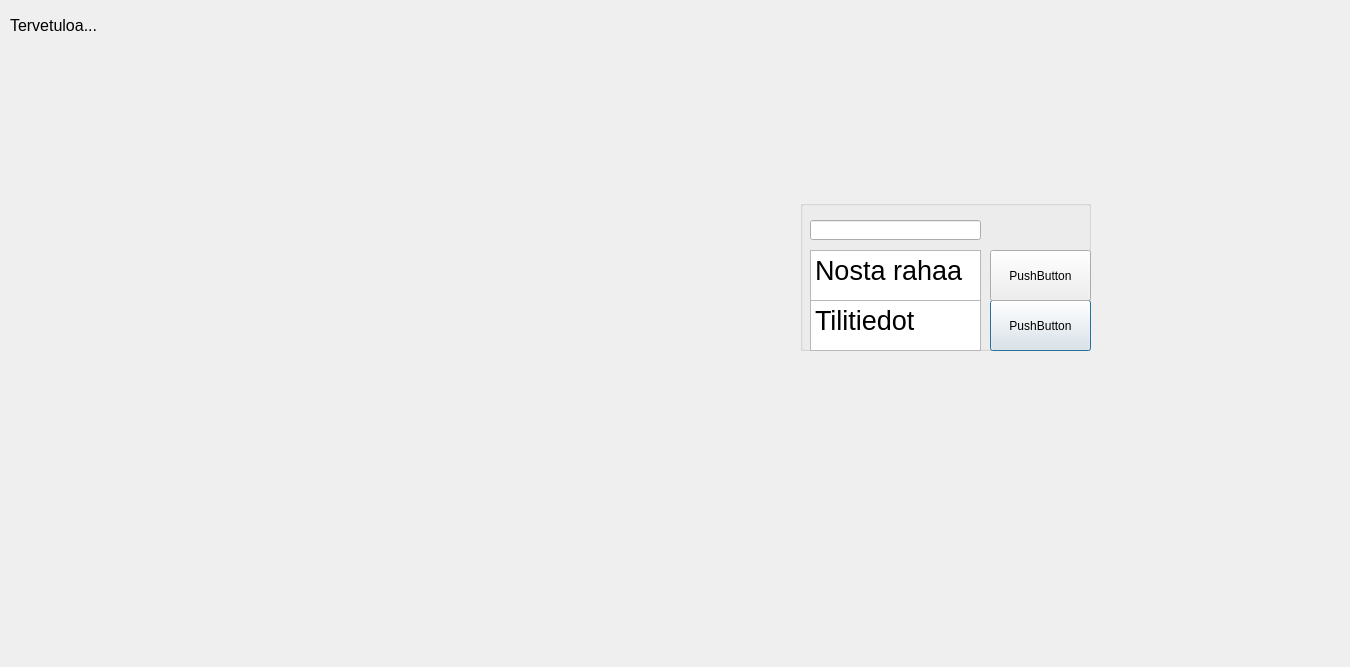
<?xml version="1.0" encoding="UTF-8"?>
<ui version="4.0">
 <class>valikko</class>
 <widget class="QDialog" name="valikko">
  <property name="geometry">
   <rect>
    <x>0</x>
    <y>0</y>
    <width>1350</width>
    <height>667</height>
   </rect>
  </property>
  <property name="windowTitle">
   <string>Dialog</string>
  </property>
  <widget class="QGroupBox" name="groupBox">
   <property name="geometry">
    <rect>
     <x>800</x>
     <y>200</y>
     <width>291</width>
     <height>151</height>
    </rect>
   </property>
   <property name="title">
    <string/>
   </property>
   <widget class="QTextEdit" name="textEdit_2">
    <property name="geometry">
     <rect>
      <x>10</x>
      <y>100</y>
      <width>171</width>
      <height>51</height>
     </rect>
    </property>
    <property name="html">
     <string>&lt;!DOCTYPE HTML PUBLIC &quot;-//W3C//DTD HTML 4.0//EN&quot; &quot;http://www.w3.org/TR/REC-html40/strict.dtd&quot;&gt;
&lt;html&gt;&lt;head&gt;&lt;meta name=&quot;qrichtext&quot; content=&quot;1&quot; /&gt;&lt;meta charset=&quot;utf-8&quot; /&gt;&lt;style type=&quot;text/css&quot;&gt;
p, li { white-space: pre-wrap; }
&lt;/style&gt;&lt;/head&gt;&lt;body style=&quot; font-family:'Segoe UI'; font-size:9pt; font-weight:400; font-style:normal;&quot;&gt;
&lt;p style=&quot; margin-top:0px; margin-bottom:0px; margin-left:0px; margin-right:0px; -qt-block-indent:0; text-indent:0px;&quot;&gt;&lt;span style=&quot; font-family:'MS Shell Dlg 2'; font-size:20pt;&quot;&gt;Tilitiedot&lt;/span&gt;&lt;/p&gt;&lt;/body&gt;&lt;/html&gt;</string>
    </property>
   </widget>
   <widget class="QTextEdit" name="textEdit">
    <property name="geometry">
     <rect>
      <x>10</x>
      <y>50</y>
      <width>171</width>
      <height>51</height>
     </rect>
    </property>
    <property name="html">
     <string>&lt;!DOCTYPE HTML PUBLIC &quot;-//W3C//DTD HTML 4.0//EN&quot; &quot;http://www.w3.org/TR/REC-html40/strict.dtd&quot;&gt;
&lt;html&gt;&lt;head&gt;&lt;meta name=&quot;qrichtext&quot; content=&quot;1&quot; /&gt;&lt;meta charset=&quot;utf-8&quot; /&gt;&lt;style type=&quot;text/css&quot;&gt;
p, li { white-space: pre-wrap; }
&lt;/style&gt;&lt;/head&gt;&lt;body style=&quot; font-family:'Segoe UI'; font-size:9pt; font-weight:400; font-style:normal;&quot;&gt;
&lt;p style=&quot; margin-top:0px; margin-bottom:0px; margin-left:0px; margin-right:0px; -qt-block-indent:0; text-indent:0px;&quot;&gt;&lt;span style=&quot; font-family:'MS Shell Dlg 2'; font-size:20pt;&quot;&gt;Nosta rahaa&lt;/span&gt;&lt;/p&gt;&lt;/body&gt;&lt;/html&gt;</string>
    </property>
   </widget>
   <widget class="QPushButton" name="pushButton_2">
    <property name="geometry">
     <rect>
      <x>190</x>
      <y>100</y>
      <width>101</width>
      <height>51</height>
     </rect>
    </property>
    <property name="text">
     <string>PushButton</string>
    </property>
   </widget>
   <widget class="QPushButton" name="pushButton">
    <property name="geometry">
     <rect>
      <x>190</x>
      <y>50</y>
      <width>101</width>
      <height>51</height>
     </rect>
    </property>
    <property name="text">
     <string>PushButton</string>
    </property>
   </widget>
   <widget class="QLineEdit" name="Laatikko2">
    <property name="geometry">
     <rect>
      <x>10</x>
      <y>20</y>
      <width>171</width>
      <height>20</height>
     </rect>
    </property>
    <property name="text">
     <string/>
    </property>
   </widget>
  </widget>
  <widget class="QLabel" name="label">
   <property name="geometry">
    <rect>
     <x>10</x>
     <y>10</y>
     <width>161</width>
     <height>31</height>
    </rect>
   </property>
   <property name="font">
    <font>
     <pointsize>12</pointsize>
    </font>
   </property>
   <property name="text">
    <string>Tervetuloa...</string>
   </property>
  </widget>
 </widget>
 <resources/>
 <connections/>
</ui>
